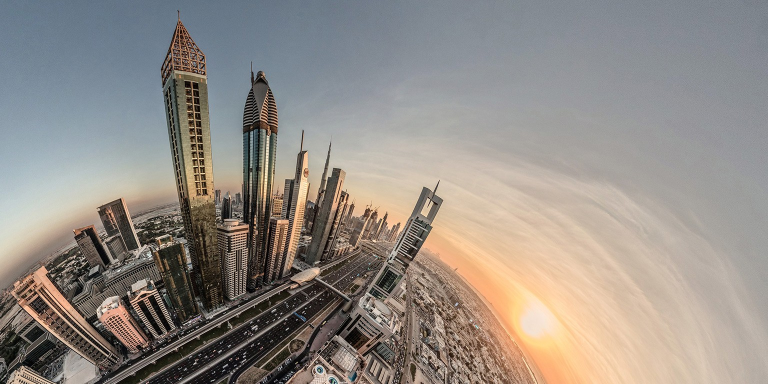
#> input picture uploads/0_2.jpg, 1536 x 768 px, found by its file name (shown at 1/2 size)
$ jupyter execute 'Color Identification using Machine Learning.ipynb'   (shell and % lines are left out)
#> lines starting #> are read from the running program, lines starting #| are printed output that depends on the picture
# Color Identification using Machine Learning
### Notebook Author : Pourab Karchaudhuri
In this notebook, I have used machine learning algorithm, `KMeans`, to extract colors from a give image. I will use `OpenCV2` for image manipulation, apply `KMeans` to identify the major colors and then plot the information using `Matplotlib`.

## Import libraries

Let's first import necessary libraries. We need `sklearn` for KMeans algorithm, `matplotlib.pyplot` for plotting graphs, `numpy` to work with arrays, `cv2` to work with image data, `collections` to use Counter to count values, `rgb2lab` to convert RGB values and `deltaE_cie76` to calculate similarity between colors.

[cell 1]
from sklearn.cluster import KMeans
import matplotlib.pyplot as plt
import numpy as np
import cv2
from collections import Counter
from skimage.color import rgb2lab, deltaE_cie76
import os

## Color Identification

Not that we know a bit about OpenCV, let's start identifying colors from an image.

First, we will define a function that can give us the `hex` values of our the colors that we will identify.

[cell 2]
def RGB2HEX(color):
    return "#{:02x}{:02x}{:02x}".format(int(color[0]), int(color[1]), int(color[2]))

KMeans expects flattened array as input during its fit method. Thus, we need to reshape the image using numpy. Then, we can apply KMeans to first fit and then predict on the image to get the results. Then, the cluster colors are identified an arranged in the correct order. We plot the colors as a pie chart.

I have combined all the steps in two method.

[cell 3]
def get_image(image_path):
#> called with image_path = '0_2.jpg'
    image = cv2.imread(image_path)
#> image is the input picture: shape (768, 1536, 3); mean B, G, R 133.6, 140, 146.8
    image = cv2.cvtColor(image, cv2.COLOR_BGR2RGB)
    return image

[cell 4]
def get_colors(image, number_of_colors, show_chart):

#> called with number_of_colors = 6, show_chart = True
    modified_image = cv2.resize(image, (600, 400), interpolation = cv2.INTER_AREA)
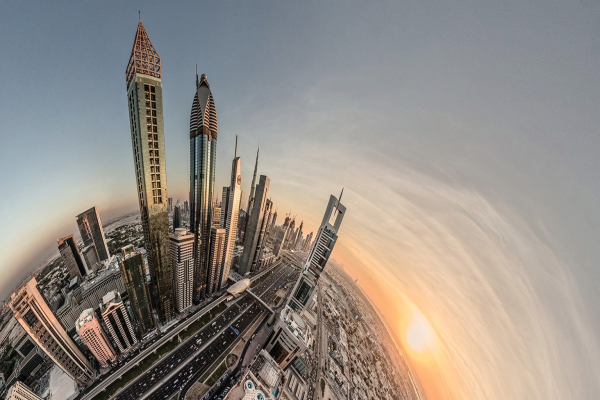
#> modified_image: shape (400, 600, 3); mean R, G, B 146.8, 140, 133.6
    modified_image = modified_image.reshape(modified_image.shape[0]*modified_image.shape[1], 3)

    clf = KMeans(n_clusters = number_of_colors)
    labels = clf.fit_predict(modified_image)

    counts = Counter(labels)
#> counts = {2: 59279, 3: 25493, 1: 24946, 5: 62750, 4: 42783, 0: 24749}

    center_colors = clf.cluster_centers_
    # We get ordered colors by iterating through the keys
    ordered_colors = [center_colors[i]/255 for i in counts.keys()]
#> ordered_colors = [[0.495, 0.517, 0.544], [0.388, 0.338, 0.296], [0.16, 0.139, 0.117], [0.62, 0.615, 0.612], [0.773, 0.73, 0.679], [0.93, 0.778, 0.63]]
    hex_colors = [RGB2HEX(ordered_colors[i]*255) for i in counts.keys()]
#> hex_colors = ['#28231d', '#9e9c9b', '#63564b', '#edc6a0', '#c5baad', '#7e838a']
    rgb_colors = [ordered_colors[i]*255 for i in counts.keys()]
#> rgb_colors = [[40.87, 35.35, 29.95], [158, 156.9, 156], [99.02, 86.17, 75.58], [237.2, 198.4, 160.7], [197, 186.3, 173.2], [126.2, 131.9, 138.6]]

    if (show_chart):
        plt.figure(figsize = (8, 6))
        plt.pie(counts.values(), labels = hex_colors, colors = ordered_colors)

    return rgb_colors

[cell 5]
get_colors(get_image('0_2.jpg'), 6, True)
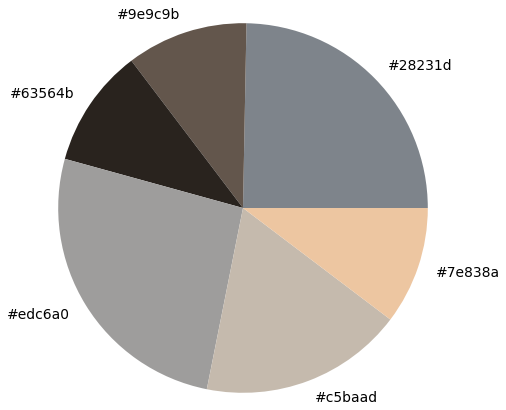
#> figure drawn by matplotlib, 1 panel

$ run again, with uploads/1591162455927_image.jpg copied over uploads/0_2.jpg
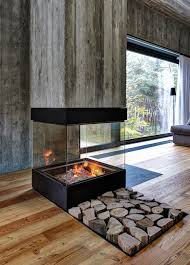
#> input picture uploads/1591162455927_image.jpg, 190 x 265 px, found by its file name
#> in get_image, image is the input picture: shape (265, 190, 3); mean B, G, R 98.4, 105.9, 113.3
#> in get_colors, `modified_image = cv2.resize(image, (600, 400), interpolation = cv2.INT..`:
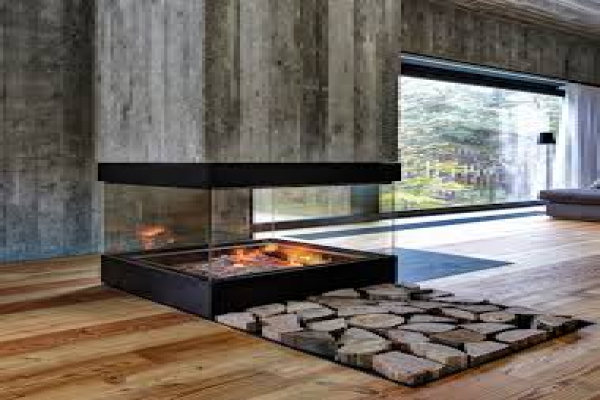
#> modified_image: shape (400, 600, 3); mean R, G, B 113.2, 105.8, 98.3
#> counts = {5: 54237, 0: 51609, 3: 25919, 2: 60800, 4: 26869, 1: 20566}
#> ordered_colors = [[0.411, 0.36, 0.306], [0.266, 0.237, 0.205], [0.0803, 0.0669, 0.0629], [0.544, 0.495, 0.451], [0.64, 0.643, 0.644], [0.878, 0.902, 0.917]]
#> hex_colors = ['#dfe6e9', '#685b4e', '#8a7e72', '#141110', '#a3a4a4', '#433c34']
#> rgb_colors = [[224, 230, 233.9], [104.9, 91.69, 78.1], [138.7, 126.3, 114.9], [20.48, 17.05, 16.04], [163.1, 164, 164.3], [67.89, 60.53, 52.32]]
#> `[cell 5] get_colors(get_image('0_2.jpg'), 6, True)`:
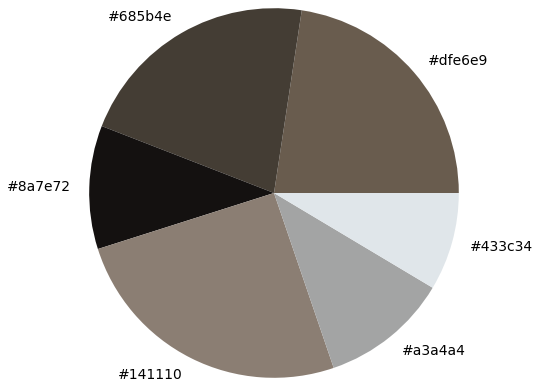
#> figure drawn by matplotlib, 1 panel
